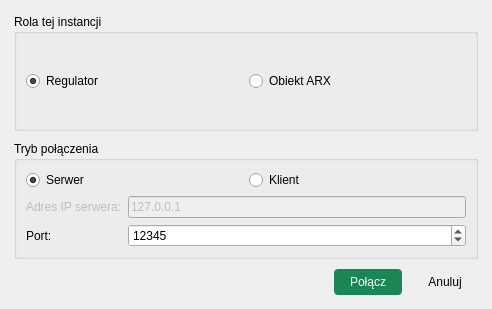
<?xml version="1.0" encoding="UTF-8"?>
<ui version="4.0">
 <class>DialogPolaczenia</class>
 <widget class="QDialog" name="DialogPolaczenia">
  <property name="geometry">
   <rect>
    <x>0</x>
    <y>0</y>
    <width>492</width>
    <height>309</height>
   </rect>
  </property>
  <property name="windowTitle">
   <string>Nawiązywanie połączenia sieciowego</string>
  </property>
  <layout class="QVBoxLayout" name="verticalLayout">
   <property name="spacing">
    <number>10</number>
   </property>
   <property name="margin" stdset="0">
    <number>14</number>
   </property>
   <item>
    <widget class="QGroupBox" name="groupRola">
     <property name="title">
      <string>Rola tej instancji</string>
     </property>
     <layout class="QHBoxLayout">
      <item>
       <widget class="QRadioButton" name="radioRegulator">
        <property name="text">
         <string>Regulator</string>
        </property>
        <property name="checked">
         <bool>true</bool>
        </property>
       </widget>
      </item>
      <item>
       <widget class="QRadioButton" name="radioObiekt">
        <property name="text">
         <string>Obiekt ARX</string>
        </property>
       </widget>
      </item>
     </layout>
    </widget>
   </item>
   <item>
    <widget class="QGroupBox" name="groupTryb">
     <property name="title">
      <string>Tryb połączenia</string>
     </property>
     <layout class="QVBoxLayout">
      <item>
       <layout class="QHBoxLayout">
        <item>
         <widget class="QRadioButton" name="radioSerwer">
          <property name="text">
           <string>Serwer</string>
          </property>
          <property name="checked">
           <bool>true</bool>
          </property>
         </widget>
        </item>
        <item>
         <widget class="QRadioButton" name="radioKlient">
          <property name="text">
           <string>Klient</string>
          </property>
         </widget>
        </item>
       </layout>
      </item>
      <item>
       <layout class="QFormLayout">
        <item row="0" column="0">
         <widget class="QLabel" name="labelIP">
          <property name="enabled">
           <bool>false</bool>
          </property>
          <property name="text">
           <string>Adres IP serwera:</string>
          </property>
         </widget>
        </item>
        <item row="0" column="1">
         <widget class="QLineEdit" name="editIP">
          <property name="enabled">
           <bool>false</bool>
          </property>
          <property name="text">
           <string>127.0.0.1</string>
          </property>
          <property name="placeholderText">
           <string>np. 192.168.1.10</string>
          </property>
         </widget>
        </item>
        <item row="1" column="0">
         <widget class="QLabel" name="labelPort">
          <property name="text">
           <string>Port:</string>
          </property>
         </widget>
        </item>
        <item row="1" column="1">
         <widget class="QSpinBox" name="spinPort">
          <property name="minimum">
           <number>1024</number>
          </property>
          <property name="maximum">
           <number>65535</number>
          </property>
          <property name="value">
           <number>12345</number>
          </property>
         </widget>
        </item>
       </layout>
      </item>
     </layout>
    </widget>
   </item>
   <item>
    <layout class="QHBoxLayout">
     <item>
      <spacer>
       <property name="orientation">
        <enum>Qt::Orientation::Horizontal</enum>
       </property>
       <property name="sizeHint" stdset="0">
        <size>
         <width>0</width>
         <height>0</height>
        </size>
       </property>
      </spacer>
     </item>
     <item>
      <widget class="QPushButton" name="btnPotwierdz">
       <property name="styleSheet">
        <string>QPushButton { background-color: #198754; color: white; padding: 6px 16px; border-radius: 4px; }
QPushButton:hover { background-color: #157347; }</string>
       </property>
       <property name="text">
        <string>Połącz</string>
       </property>
       <property name="default">
        <bool>true</bool>
       </property>
      </widget>
     </item>
     <item>
      <widget class="QPushButton" name="btnAnuluj">
       <property name="styleSheet">
        <string>QPushButton { padding: 6px 16px; border-radius: 4px; }</string>
       </property>
       <property name="text">
        <string>Anuluj</string>
       </property>
      </widget>
     </item>
    </layout>
   </item>
  </layout>
 </widget>
 <resources/>
 <connections/>
</ui>
